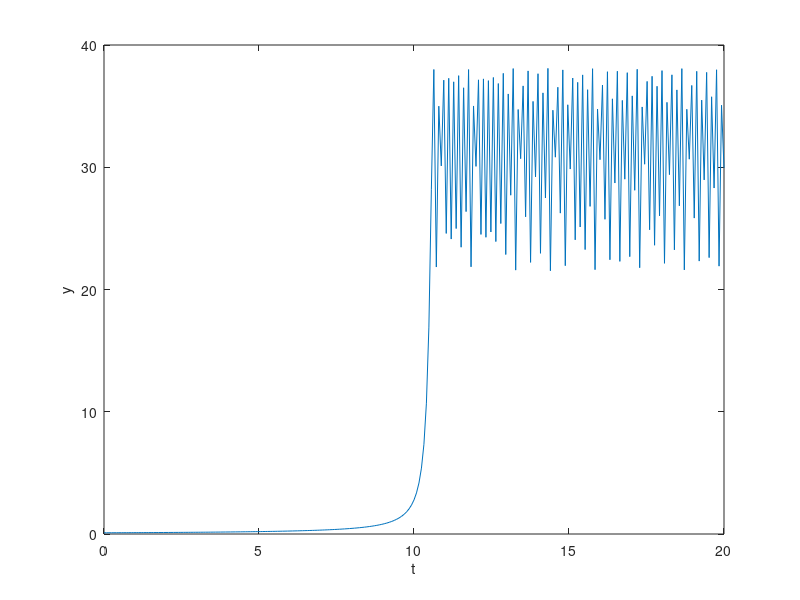

Here is the MATLAB script that generated this plot:
f = @(t,y) (y)^2 - 0.03 * (y)^3; %solving the IVP using Euler's method
a = 0; %lower bound of t
T = 20; %upper bound of t
N = 250; %number of iterations
y_0 = 0.1; %initial condition
h = (T-a)/N; %step size
t = a; %inital value of t
w = y_0; %initial value of the approximation
tn = linspace (a, T, N+1); %creating vector for plotting t
yn = zeros(1, N+1); %creating vector for plotting y
yn(1, 1) = w;
for i = 1:N %interating for each interval
    w = w + h*f(t,w);
    t = a + i*h;
    fprintf('w=%.4f t=%.8f\n',t,w);
    yn(1,i+1) = w;
end
plot(tn, yn); %plotting
xlabel('t')
ylabel('y')